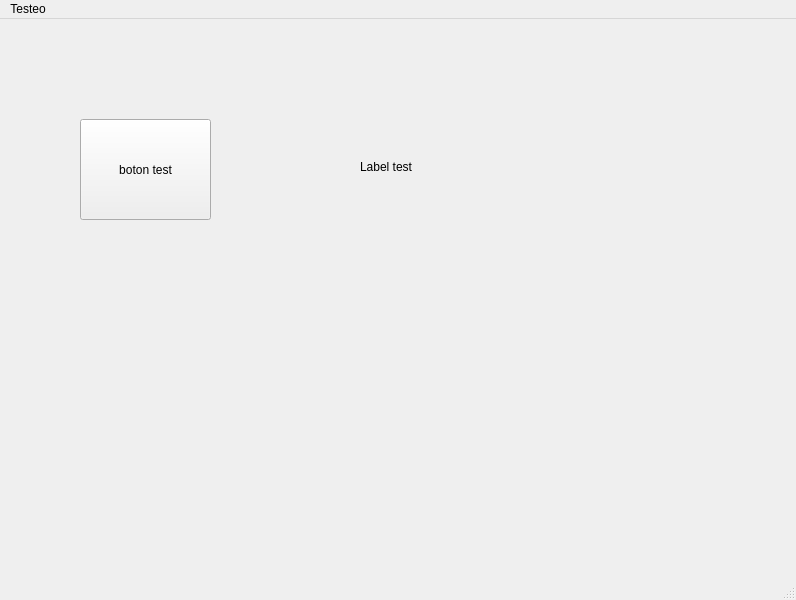
<?xml version="1.0" encoding="UTF-8"?>
<ui version="4.0">
 <class>MainWindow</class>
 <widget class="QMainWindow" name="MainWindow">
  <property name="geometry">
   <rect>
    <x>0</x>
    <y>0</y>
    <width>796</width>
    <height>600</height>
   </rect>
  </property>
  <property name="windowTitle">
   <string>MainWindow</string>
  </property>
  <widget class="QWidget" name="centralwidget">
   <widget class="QPushButton" name="button">
    <property name="geometry">
     <rect>
      <x>80</x>
      <y>100</y>
      <width>131</width>
      <height>101</height>
     </rect>
    </property>
    <property name="text">
     <string>boton test</string>
    </property>
   </widget>
   <widget class="QLabel" name="label">
    <property name="geometry">
     <rect>
      <x>360</x>
      <y>140</y>
      <width>151</width>
      <height>16</height>
     </rect>
    </property>
    <property name="text">
     <string>Label test</string>
    </property>
   </widget>
  </widget>
  <widget class="QMenuBar" name="menubar">
   <property name="geometry">
    <rect>
     <x>0</x>
     <y>0</y>
     <width>796</width>
     <height>26</height>
    </rect>
   </property>
   <widget class="QMenu" name="menuTesteo">
    <property name="title">
     <string>Testeo</string>
    </property>
    <addaction name="actionUno"/>
    <addaction name="actionDos"/>
    <addaction name="actionThree"/>
    <addaction name="separator"/>
    <addaction name="actionCuatro"/>
   </widget>
   <addaction name="menuTesteo"/>
  </widget>
  <widget class="QStatusBar" name="statusbar"/>
  <action name="actionUno">
   <property name="text">
    <string>Uno</string>
   </property>
  </action>
  <action name="actionDos">
   <property name="text">
    <string>Dos</string>
   </property>
  </action>
  <action name="actionThree">
   <property name="text">
    <string>Three</string>
   </property>
  </action>
  <action name="actionCuatro">
   <property name="text">
    <string>Cuatro</string>
   </property>
  </action>
 </widget>
 <resources/>
 <connections/>
</ui>
